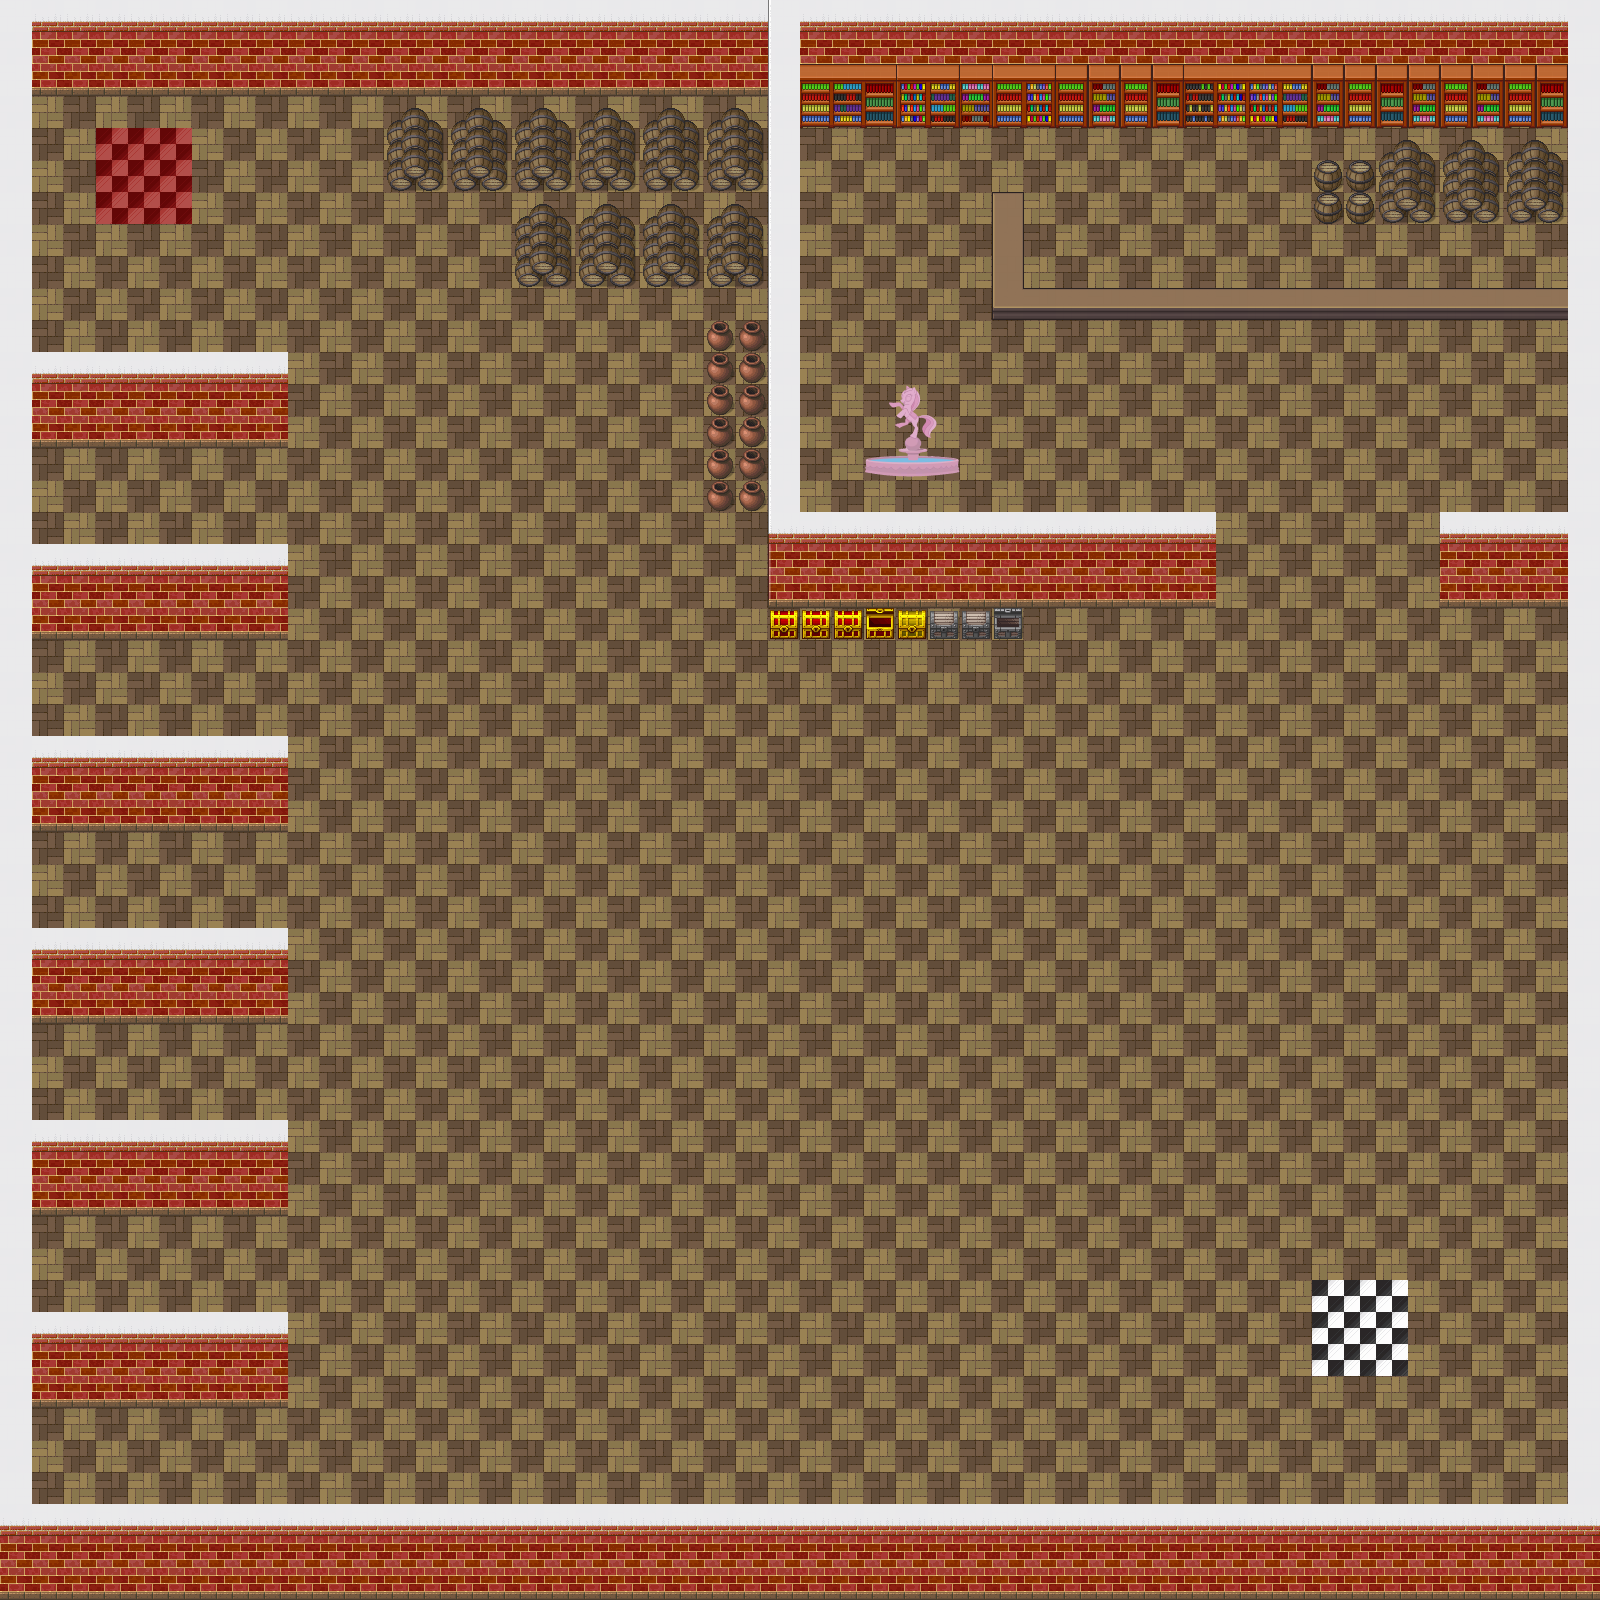

The image is a tile-based game level rendered from a .tmx file. Its description and source (layers, tilesets, objects; grid data summarised) follow:
An orthogonal 50x50 tile map with 32x32 px tiles, 6 tile layers (Kachelebene 1, exit, start, zeug, ...), 3 tilesets.

<map version="1.4" tiledversion="1.4.3" orientation="orthogonal" renderorder="right-down" width="50" height="50" tilewidth="32" tileheight="32" infinite="0" nextlayerid="8" nextobjectid="1">
 <editorsettings>
  <export target="68asozial.json" format="json" />
 </editorsettings>
 <tileset firstgid="1" name="32x32_scifi_Denzi130324-1" tilewidth="32" tileheight="32" tilecount="414" columns="18">
  <image source="pngSCIFI/32x32_scifi_Denzi130324-1.png" width="576" height="752" />
 </tileset>
 <tileset firstgid="415" name="tiles_png_community_bytewerk_cija_32x32_expansion for Pipoya_CC0" tilewidth="32" tileheight="32" tilecount="1995" columns="15">
  <image source="png basis/tiles_png_community_bytewerk_cija_32x32_expansion for Pipoya_CC0.png" width="480" height="4256" />
 </tileset>
 <tileset firstgid="2410" name="ponyville_fountain" tilewidth="32" tileheight="32" tilecount="9" columns="3">
  <image source="png basis/ponyville_fountain.png" width="96" height="96" />
 </tileset>
 <layer id="1" name="Kachelebene 1" width="50" height="50">
  <data>[2500 cells, 2500 non-empty, 2 distinct tile ids]</data>
 </layer>
 <layer id="2" name="exit" width="50" height="50">
  <properties>
   <property name="exitUrl" value="../fmap/Pfadimap_Basis.json#start_auf_steg" />
  </properties>
  <data>[2500 cells, 9 non-empty, 1 distinct tile ids]</data>
 </layer>
 <layer id="3" name="start" width="50" height="50">
  <data>[2500 cells, 9 non-empty, 1 distinct tile ids]</data>
 </layer>
 <objectgroup id="4" name="floorLayer" />
 <layer id="7" name="zeug" width="50" height="50">
  <data>[2500 cells, 31 non-empty, 16 distinct tile ids]</data>
 </layer>
 <layer id="5" name="wand" width="50" height="50">
  <data>[2500 cells, 700 non-empty, 24 distinct tile ids]</data>
 </layer>
 <layer id="6" name="schrank" width="50" height="50">
  <data>[2500 cells, 48 non-empty, 30 distinct tile ids]</data>
 </layer>
</map>
